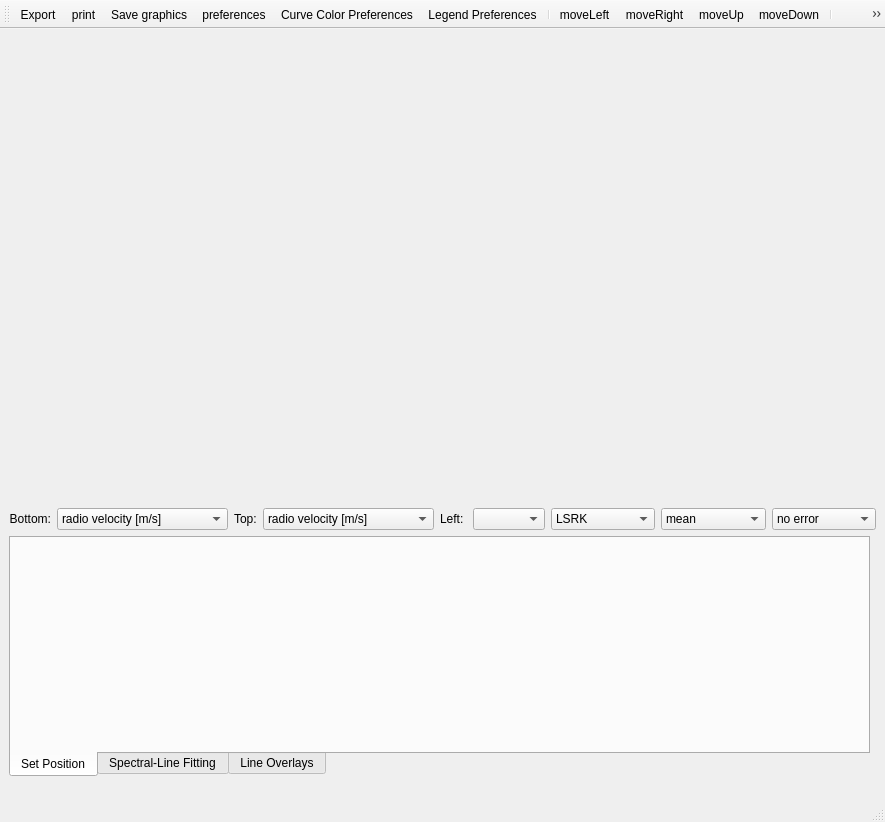
<?xml version="1.0" encoding="UTF-8"?>
<ui version="4.0">
 <class>QtProfileGUI</class>
 <widget class="QMainWindow" name="QtProfileGUI">
  <property name="geometry">
   <rect>
    <x>0</x>
    <y>0</y>
    <width>885</width>
    <height>822</height>
   </rect>
  </property>
  <property name="sizePolicy">
   <sizepolicy hsizetype="MinimumExpanding" vsizetype="MinimumExpanding">
    <horstretch>0</horstretch>
    <verstretch>0</verstretch>
   </sizepolicy>
  </property>
  <property name="minimumSize">
   <size>
    <width>832</width>
    <height>600</height>
   </size>
  </property>
  <property name="windowTitle">
   <string>Spectral Profiler</string>
  </property>
  <widget class="QWidget" name="centralwidget">
   <layout class="QVBoxLayout" name="verticalLayout_2">
    <item>
     <widget class="CanvasHolder" name="canvasHolder" native="true">
      <property name="sizePolicy">
       <sizepolicy hsizetype="Expanding" vsizetype="Expanding">
        <horstretch>81</horstretch>
        <verstretch>0</verstretch>
       </sizepolicy>
      </property>
      <property name="minimumSize">
       <size>
        <width>811</width>
        <height>240</height>
       </size>
      </property>
      <property name="cursor">
       <cursorShape>ArrowCursor</cursorShape>
      </property>
      <property name="focusPolicy">
       <enum>Qt::StrongFocus</enum>
      </property>
     </widget>
    </item>
    <item>
     <layout class="QHBoxLayout" name="horizontalLayout_4">
      <item>
       <layout class="QHBoxLayout" name="horizontalLayout">
        <item>
         <widget class="QLabel" name="label_5">
          <property name="text">
           <string>&lt;font color='black'&gt;Bottom:&lt;/fong&gt;</string>
          </property>
          <property name="alignment">
           <set>Qt::AlignRight|Qt::AlignTrailing|Qt::AlignVCenter</set>
          </property>
         </widget>
        </item>
        <item>
         <widget class="QComboBox" name="bottomAxisCType">
          <property name="toolTip">
           <string>Select the plot unit.</string>
          </property>
          <item>
           <property name="text">
            <string>radio velocity [m/s]</string>
           </property>
          </item>
          <item>
           <property name="text">
            <string>radio velocity [km/s]</string>
           </property>
          </item>
          <item>
           <property name="text">
            <string>optical velocity [m/s]</string>
           </property>
          </item>
          <item>
           <property name="text">
            <string>optical velocity [km/s]</string>
           </property>
          </item>
          <item>
           <property name="text">
            <string>frequency [Hz]</string>
           </property>
          </item>
          <item>
           <property name="text">
            <string>frequency [MHz]</string>
           </property>
          </item>
          <item>
           <property name="text">
            <string>frequency [GHz]</string>
           </property>
          </item>
          <item>
           <property name="text">
            <string>wavelength [mm]</string>
           </property>
          </item>
          <item>
           <property name="text">
            <string>wavelength [um]</string>
           </property>
          </item>
          <item>
           <property name="text">
            <string>wavelength [nm]</string>
           </property>
          </item>
          <item>
           <property name="text">
            <string>wavelength [Angstrom]</string>
           </property>
          </item>
          <item>
           <property name="text">
            <string>air wavelength [mm]</string>
           </property>
          </item>
          <item>
           <property name="text">
            <string>air wavelength [um]</string>
           </property>
          </item>
          <item>
           <property name="text">
            <string>air wavelength [nm]</string>
           </property>
          </item>
          <item>
           <property name="text">
            <string>air wavelength [Angstrom]</string>
           </property>
          </item>
          <item>
           <property name="text">
            <string>channel</string>
           </property>
          </item>
         </widget>
        </item>
       </layout>
      </item>
      <item>
       <layout class="QHBoxLayout" name="horizontalLayout_2">
        <item>
         <widget class="QLabel" name="label_6">
          <property name="text">
           <string>&lt;font color='black'&gt;Top:&lt;/font&gt;</string>
          </property>
         </widget>
        </item>
        <item>
         <widget class="QComboBox" name="topAxisCType">
          <property name="toolTip">
           <string>Select the plot unit.</string>
          </property>
          <item>
           <property name="text">
            <string>radio velocity [m/s]</string>
           </property>
          </item>
          <item>
           <property name="text">
            <string>radio velocity [km/s]</string>
           </property>
          </item>
          <item>
           <property name="text">
            <string>optical velocity [m/s]</string>
           </property>
          </item>
          <item>
           <property name="text">
            <string>optical velocity [km/s]</string>
           </property>
          </item>
          <item>
           <property name="text">
            <string>frequency [Hz]</string>
           </property>
          </item>
          <item>
           <property name="text">
            <string>frequency [MHz]</string>
           </property>
          </item>
          <item>
           <property name="text">
            <string>frequency [GHz]</string>
           </property>
          </item>
          <item>
           <property name="text">
            <string>wavelength [mm]</string>
           </property>
          </item>
          <item>
           <property name="text">
            <string>wavelength [um]</string>
           </property>
          </item>
          <item>
           <property name="text">
            <string>wavelength [nm]</string>
           </property>
          </item>
          <item>
           <property name="text">
            <string>wavelength [Angstrom]</string>
           </property>
          </item>
          <item>
           <property name="text">
            <string>air wavelength [mm]</string>
           </property>
          </item>
          <item>
           <property name="text">
            <string>air wavelength [um]</string>
           </property>
          </item>
          <item>
           <property name="text">
            <string>air wavelength [nm]</string>
           </property>
          </item>
          <item>
           <property name="text">
            <string>air wavelength [Angstrom]</string>
           </property>
          </item>
          <item>
           <property name="text">
            <string>channel</string>
           </property>
          </item>
         </widget>
        </item>
       </layout>
      </item>
      <item>
       <layout class="QHBoxLayout" name="horizontalLayout_3">
        <item>
         <widget class="QLabel" name="leftLabel">
          <property name="text">
           <string>&lt;font color='black'&gt;Left:&lt;/font&gt;</string>
          </property>
         </widget>
        </item>
        <item>
         <widget class="QComboBox" name="yAxisCombo"/>
        </item>
       </layout>
      </item>
      <item>
       <widget class="QComboBox" name="spcRef">
        <property name="toolTip">
         <string>Select the spectral reference system.</string>
        </property>
        <item>
         <property name="text">
          <string>LSRK</string>
         </property>
        </item>
        <item>
         <property name="text">
          <string>LSRD</string>
         </property>
        </item>
        <item>
         <property name="text">
          <string>BARY</string>
         </property>
        </item>
        <item>
         <property name="text">
          <string>TOPO</string>
         </property>
        </item>
       </widget>
      </item>
      <item>
       <widget class="QComboBox" name="plotMode">
        <property name="toolTip">
         <string>Choose the combine type.</string>
        </property>
        <item>
         <property name="text">
          <string>mean</string>
         </property>
        </item>
        <item>
         <property name="text">
          <string>median</string>
         </property>
        </item>
        <item>
         <property name="text">
          <string>sum</string>
         </property>
        </item>
        <item>
         <property name="text">
          <string>flux</string>
         </property>
        </item>
       </widget>
      </item>
      <item>
       <widget class="QComboBox" name="errorMode">
        <property name="toolTip">
         <string>Choose the error type.</string>
        </property>
        <item>
         <property name="text">
          <string>no error</string>
         </property>
        </item>
        <item>
         <property name="text">
          <string>rmse</string>
         </property>
        </item>
        <item>
         <property name="text">
          <string>propagated</string>
         </property>
        </item>
       </widget>
      </item>
     </layout>
    </item>
    <item>
     <widget class="QStackedWidget" name="purposeStackedLayout">
      <property name="sizePolicy">
       <sizepolicy hsizetype="MinimumExpanding" vsizetype="Preferred">
        <horstretch>255</horstretch>
        <verstretch>241</verstretch>
       </sizepolicy>
      </property>
      <property name="minimumSize">
       <size>
        <width>811</width>
        <height>230</height>
       </size>
      </property>
      <property name="maximumSize">
       <size>
        <width>16777215</width>
        <height>255</height>
       </size>
      </property>
      <property name="currentIndex">
       <number>0</number>
      </property>
      <widget class="QWidget" name="page">
       <widget class="QTabWidget" name="functionTabs">
        <property name="geometry">
         <rect>
          <x>0</x>
          <y>0</y>
          <width>861</width>
          <height>241</height>
         </rect>
        </property>
        <property name="sizePolicy">
         <sizepolicy hsizetype="MinimumExpanding" vsizetype="Preferred">
          <horstretch>0</horstretch>
          <verstretch>0</verstretch>
         </sizepolicy>
        </property>
        <property name="minimumSize">
         <size>
          <width>811</width>
          <height>211</height>
         </size>
        </property>
        <property name="toolTip">
         <string>Set the position by specifying a point or a rectangular region</string>
        </property>
        <property name="tabPosition">
         <enum>QTabWidget::South</enum>
        </property>
        <property name="currentIndex">
         <number>0</number>
        </property>
        <widget class="QWidget" name="tab">
         <attribute name="title">
          <string>Set Position</string>
         </attribute>
         <layout class="QVBoxLayout" name="verticalLayout">
          <item>
           <widget class="SpectralPositioningWidget" name="positioningWidget" native="true">
            <property name="sizePolicy">
             <sizepolicy hsizetype="MinimumExpanding" vsizetype="Preferred">
              <horstretch>0</horstretch>
              <verstretch>0</verstretch>
             </sizepolicy>
            </property>
            <property name="minimumSize">
             <size>
              <width>791</width>
              <height>0</height>
             </size>
            </property>
           </widget>
          </item>
         </layout>
        </widget>
        <widget class="QWidget" name="tab_2">
         <attribute name="title">
          <string>Spectral-Line Fitting</string>
         </attribute>
         <layout class="QHBoxLayout" name="horizontalLayout_35">
          <item>
           <widget class="SettingsWidget" name="specFitSettingsWidget" native="true">
            <property name="sizePolicy">
             <sizepolicy hsizetype="MinimumExpanding" vsizetype="Preferred">
              <horstretch>0</horstretch>
              <verstretch>0</verstretch>
             </sizepolicy>
            </property>
            <property name="minimumSize">
             <size>
              <width>747</width>
              <height>0</height>
             </size>
            </property>
           </widget>
          </item>
         </layout>
        </widget>
        <widget class="QWidget" name="tab_3">
         <attribute name="title">
          <string>Line Overlays</string>
         </attribute>
         <widget class="LineOverlaysTab" name="lineOverlaysHolder" native="true">
          <property name="geometry">
           <rect>
            <x>10</x>
            <y>10</y>
            <width>841</width>
            <height>201</height>
           </rect>
          </property>
          <property name="sizePolicy">
           <sizepolicy hsizetype="MinimumExpanding" vsizetype="Preferred">
            <horstretch>0</horstretch>
            <verstretch>0</verstretch>
           </sizepolicy>
          </property>
          <property name="minimumSize">
           <size>
            <width>791</width>
            <height>180</height>
           </size>
          </property>
         </widget>
        </widget>
       </widget>
      </widget>
      <widget class="QWidget" name="page_2">
       <layout class="QVBoxLayout" name="verticalLayout_3">
        <item>
         <widget class="SettingsWidget" name="momentSettingsWidget" native="true">
          <property name="sizePolicy">
           <sizepolicy hsizetype="MinimumExpanding" vsizetype="Preferred">
            <horstretch>0</horstretch>
            <verstretch>0</verstretch>
           </sizepolicy>
          </property>
          <property name="minimumSize">
           <size>
            <width>791</width>
            <height>0</height>
           </size>
          </property>
          <property name="maximumSize">
           <size>
            <width>16777215</width>
            <height>255</height>
           </size>
          </property>
         </widget>
        </item>
       </layout>
      </widget>
     </widget>
    </item>
   </layout>
  </widget>
  <widget class="QToolBar" name="profileTools">
   <property name="windowTitle">
    <string>toolBar</string>
   </property>
   <property name="floatable">
    <bool>true</bool>
   </property>
   <attribute name="toolBarArea">
    <enum>TopToolBarArea</enum>
   </attribute>
   <attribute name="toolBarBreak">
    <bool>false</bool>
   </attribute>
   <addaction name="actionExport"/>
   <addaction name="actionPrint"/>
   <addaction name="actionSaveGraphic"/>
   <addaction name="actionPreferences"/>
   <addaction name="actionColors"/>
   <addaction name="actionLegend"/>
   <addaction name="separator"/>
   <addaction name="actionMoveLeft"/>
   <addaction name="actionMoveRight"/>
   <addaction name="actionMoveUp"/>
   <addaction name="actionMoveDown"/>
   <addaction name="separator"/>
   <addaction name="actionZoomNeutral"/>
   <addaction name="actionZoomIn"/>
   <addaction name="actionZoomOut"/>
   <addaction name="separator"/>
   <addaction name="actionRangeXSelection"/>
   <addaction name="actionChannelPositioning"/>
   <addaction name="actionAnnotationText"/>
  </widget>
  <widget class="QStatusBar" name="profileStatus"/>
  <action name="actionExport">
   <property name="icon">
    <iconset>
     <normaloff>:/images/save.png</normaloff>:/images/save.png</iconset>
   </property>
   <property name="text">
    <string>Export</string>
   </property>
   <property name="toolTip">
    <string>Export profile to file</string>
   </property>
  </action>
  <action name="actionPrint">
   <property name="icon">
    <iconset>
     <normaloff>:/images/print.png</normaloff>:/images/print.png</iconset>
   </property>
   <property name="text">
    <string>print</string>
   </property>
   <property name="toolTip">
    <string>Print...</string>
   </property>
  </action>
  <action name="actionPreferences">
   <property name="icon">
    <iconset>
     <normaloff>:/images/settings.png</normaloff>:/images/settings.png</iconset>
   </property>
   <property name="text">
    <string>preferences</string>
   </property>
   <property name="toolTip">
    <string>Open preferences</string>
   </property>
  </action>
  <action name="actionColors">
   <property name="icon">
    <iconset>
     <normaloff>:/images/colorWheel.png</normaloff>:/images/colorWheel.png</iconset>
   </property>
   <property name="text">
    <string>Curve Color Preferences</string>
   </property>
   <property name="toolTip">
    <string>Open curve color preferences.</string>
   </property>
  </action>
  <action name="actionLegend">
   <property name="icon">
    <iconset>
     <normaloff>:/images/legend.png</normaloff>:/images/legend.png</iconset>
   </property>
   <property name="text">
    <string>Legend Preferences</string>
   </property>
   <property name="toolTip">
    <string>Open legend preferences.</string>
   </property>
  </action>
  <action name="actionRangeXSelection">
   <property name="icon">
    <iconset>
     <normaloff>:/images/rangeSelection.png</normaloff>:/images/rangeSelection.png</iconset>
   </property>
   <property name="text">
    <string>Select a range of values on the x-axis</string>
   </property>
   <property name="toolTip">
    <string>Select a range of values on the x-axis (Shift+click the left mouse button and drag)</string>
   </property>
  </action>
  <action name="actionChannelPositioning">
   <property name="icon">
    <iconset>
     <normaloff>:/images/channelSelection.png</normaloff>:/images/channelSelection.png</iconset>
   </property>
   <property name="text">
    <string>Specify a new channel position in the viewer or movie the viewer through a range of channels.</string>
   </property>
   <property name="toolTip">
    <string></string>
   </property>
  </action>
  <action name="actionAnnotationText">
   <property name="icon">
    <iconset>
     <normaloff>:/images/annotationText.png</normaloff>:/images/annotationText.png</iconset>
   </property>
   <property name="text">
    <string>Textual Annotation</string>
   </property>
   <property name="toolTip">
    <string>Add/Edit a plot label (Ctrl+click the left mouse button and drag)</string>
   </property>
  </action>
  <action name="actionMoveLeft">
   <property name="icon">
    <iconset>
     <normaloff>:/images/leftarrow.png</normaloff>:/images/leftarrow.png</iconset>
   </property>
   <property name="text">
    <string>moveLeft</string>
   </property>
   <property name="toolTip">
    <string>Scroll left  (left arrow)</string>
   </property>
  </action>
  <action name="actionMoveRight">
   <property name="icon">
    <iconset>
     <normaloff>:/images/rightarrow.png</normaloff>:/images/rightarrow.png</iconset>
   </property>
   <property name="text">
    <string>moveRight</string>
   </property>
   <property name="toolTip">
    <string>Scroll right  (right arrow)</string>
   </property>
  </action>
  <action name="actionMoveUp">
   <property name="icon">
    <iconset>
     <normaloff>:/images/uparrow.png</normaloff>:/images/uparrow.png</iconset>
   </property>
   <property name="text">
    <string>moveUp</string>
   </property>
   <property name="toolTip">
    <string>Scroll up  (up arrow)</string>
   </property>
  </action>
  <action name="actionMoveDown">
   <property name="icon">
    <iconset>
     <normaloff>:/images/downarrow.png</normaloff>:/images/downarrow.png</iconset>
   </property>
   <property name="text">
    <string>moveDown</string>
   </property>
   <property name="toolTip">
    <string>Scroll down  (down arrow)</string>
   </property>
  </action>
  <action name="actionZoomIn">
   <property name="icon">
    <iconset>
     <normaloff>:/images/zoomi.png</normaloff>:/images/zoomi.png</iconset>
   </property>
   <property name="text">
    <string>zoomIn</string>
   </property>
   <property name="toolTip">
    <string>Zoom in.  (ctrl +)</string>
   </property>
  </action>
  <action name="actionZoomOut">
   <property name="icon">
    <iconset>
     <normaloff>:/images/zoomo.png</normaloff>:/images/zoomo.png</iconset>
   </property>
   <property name="text">
    <string>zoomOut</string>
   </property>
   <property name="toolTip">
    <string>Zoom out.  (ctrl -)</string>
   </property>
  </action>
  <action name="actionSaveGraphic">
   <property name="icon">
    <iconset>
     <normaloff>:/images/saveGraphic.png</normaloff>:/images/saveGraphic.png</iconset>
   </property>
   <property name="text">
    <string>Save graphics</string>
   </property>
   <property name="toolTip">
    <string>Save as a (standard graphics) image.</string>
   </property>
  </action>
  <action name="actionZoomNeutral">
   <property name="icon">
    <iconset>
     <normaloff>:/images/zoomn.png</normaloff>:/images/zoomn.png</iconset>
   </property>
   <property name="text">
    <string>zoomNeutral</string>
   </property>
   <property name="toolTip">
    <string>Zoom neutral (ctr space)</string>
   </property>
  </action>
 </widget>
 <customwidgets>
  <customwidget>
   <class>CanvasHolder</class>
   <extends>QWidget</extends>
   <header>display/QtPlotter/CanvasHolder.qo.h</header>
   <container>1</container>
  </customwidget>
  <customwidget>
   <class>SettingsWidget</class>
   <extends>QWidget</extends>
   <header>display/QtPlotter/SettingsWidget.qo.h</header>
  </customwidget>
  <customwidget>
   <class>SpectralPositioningWidget</class>
   <extends>QWidget</extends>
   <header>display/QtPlotter/SpectralPositioningWidget.qo.h</header>
  </customwidget>
  <customwidget>
   <class>LineOverlaysTab</class>
   <extends>QWidget</extends>
   <header>display/QtPlotter/LineOverlaysTab.qo.h</header>
  </customwidget>
 </customwidgets>
 <resources/>
 <connections/>
</ui>
